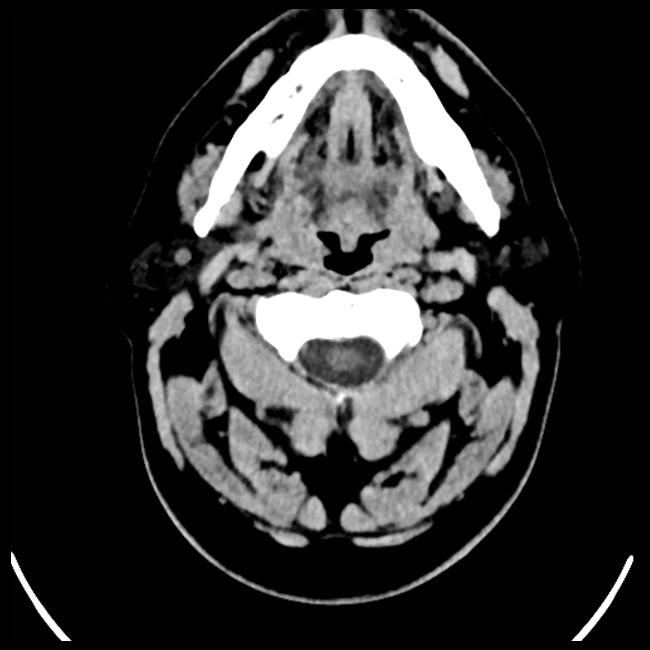
#> input picture Data/Medical/Training/BrainCT/1.jpg, 650 x 650 px; its folder holds only this picture in this run
$ python SIFTClassifier.py
#> lines starting #> are read from the running program, lines starting #| are printed output that depends on the picture
import cv2
import numpy as np
import glob
from sklearn.cluster import KMeans
from sklearn.preprocessing import StandardScaler
from sklearn.svm import SVC


class SIFTImageClassifier:

    def __init__(self, n_features = 20, n_clusters = 100):
        self.training_path = "Data/Medical/Training/*"
        self.testing_path = "Data/Medical/Testing/*"
        self.n_clusters = n_clusters
        self.n_features = n_features
        self.image_list = []
        self.dir_list = {}  # Class names
        self.features = []  # Feature vectors
        self.labels = []  # Label vectors
        self.matrix = []
        self.feature_clusters = []
        self.cluster_features = {}
        self.dim = (256,256)

    def extract(self):
        """This function iterates through training images, extracts features from them, and saves feature vectors in
        self.features."""
        class_dirs = glob.glob(self.training_path)
        for dc in range(len(class_dirs)):
            dir_path = class_dirs[dc]
            dir_path_array = dir_path.split('/')
            dir_name = dir_path_array[len(dir_path_array) - 1]
            self.dir_list[dir_name] = dc

            dir_images = glob.glob(dir_path + '/*.*')

            for img_file in dir_images:
                self.image_list.append(img_file)
                img = cv2.imread(img_file, cv2.IMREAD_GRAYSCALE)
#> img is the input picture: shape (650, 650); min 0, max 255, mean 49.9
                img = cv2.resize(img, self.dim, interpolation=cv2.INTER_AREA)
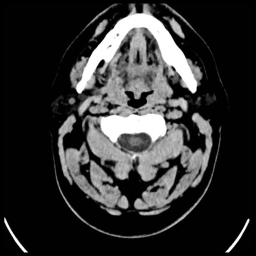
#> img: shape (256, 256); min 0, max 255, mean 49.9

                # TODO: Extract features here and assign them to 'descriptors'
                # descriptors =

                for descriptor in descriptors:
                    self.features.append(descriptor)
                self.labels.append(dc)

    # [96 lines left out: functions siftFeatures, cluster, labelFeatuersToClusters, normalise, createMatrix, train and 1 more, not called in this run]

#Main entry point:
if __name__ == '__main__':
    imclass = SIFTImageClassifier()
#> (the run stopped early here; a loop or call above may not have finished)

$ run again, on Data/Medical/Training/BrainCT/10.jpg
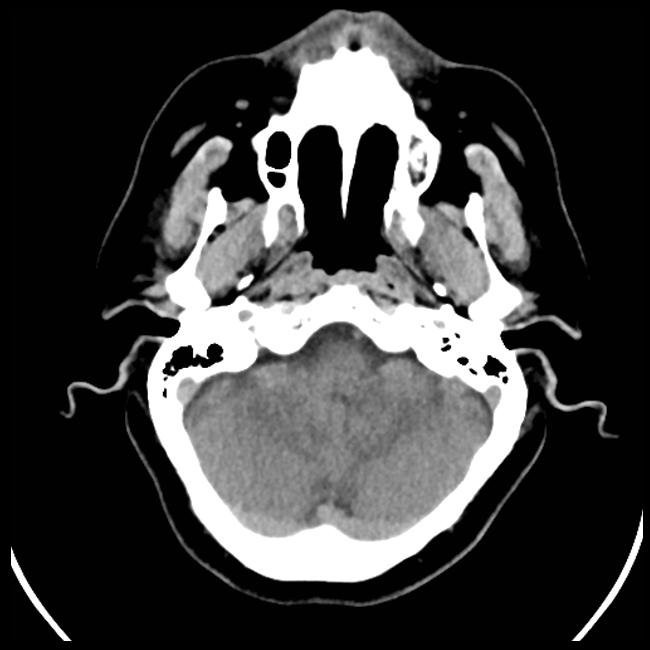
#> input picture Data/Medical/Training/BrainCT/10.jpg, 650 x 650 px
#> in extract, img is the input picture: shape (650, 650); min 0, max 255, mean 62.8
#> in extract, `img = cv2.resize(img, self.dim, interpolation=cv2.INTER_AREA)`:
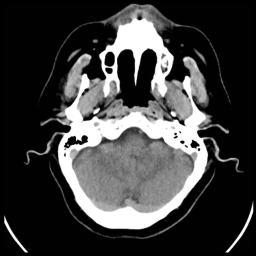
#> img: shape (256, 256); min 0, max 255, mean 62.8
